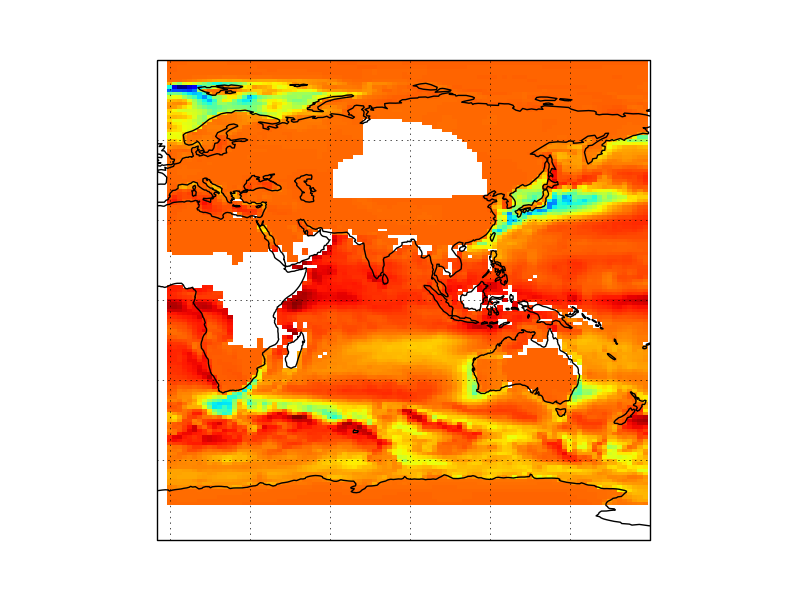

Reproduce this figure in Python.
'''
Test code to demonstrate regridding of ORCA2_M0.25 field via ESMPy.

'''
import cartopy.crs as ccrs
import iris
import iris.fileformats.pp
import iris.plot as iplt
from iris.experimental.regrid_conservative import regrid_conservative_via_esmpy
import matplotlib as mpl
import matplotlib.pyplot as plt
import numpy as np



# Load provided data cube, and grid cube.
ndhf_filepath = ('/project/hadgem3/data/xexoc/ony/'
                 'xexoc_1996_2005_grid_T.nc_nc3')
grid_filepath = ('/data/cr2/hadpd/southern_oc_heat_fluxes/'
                 'net_heat_flux_edwards_method_ann.pp')
ndhf = iris.load_cube(ndhf_filepath, 'Net Downward Heat Flux')
tgt_grid = iris.load_cube(grid_filepath)

# Remove the *1 time dimension.
assert ndhf.shape[0] == 1
ndhf = ndhf[0]

# Attach a default geodesic coord-system (not provided on load).
cs_pc = iris.coord_systems.GeogCS(iris.fileformats.pp.EARTH_RADIUS)
ndhf.coord('longitude').coord_system = cs_pc
ndhf.coord('latitude').coord_system = cs_pc

#
# Mask out the unwanted ORCA2_M0.25 grid regions.
#
# TODO: how do we generalise this ???
#

# Mask areas with "problem" cell bounds (that ESMF will reject).
# These ones are near the grid poles...
ndhf.data[-6:,:6] = np.ma.masked
ndhf.data[-6:,-6:] = np.ma.masked
ndhf.data[-12:, 720-62:720+62] = np.ma.masked
# This is an odd point near the North pole (? could be a mistake in fact ?).
ndhf.data[-2, 1061] = np.ma.masked

# Mask areas that contain overlapping regions of the grid...
# The top row "row[-1]", overlaps row[-3]  (with a left-right reflection).
ndhf.data[-1, :] = np.ma.masked
# The left + right halves of row[-2] overlap.
ix_mid = ndhf.shape[-1] / 2
ndhf.data[-2, ix_mid:] = np.ma.masked
# There is a two-point overlap around the x-seam.
ndhf.data[:, :1] = np.ma.masked
ndhf.data[:, -1:] = np.ma.masked

# Blank out some very large values in the source (which stop it plotting well).
ndhf.data[ndhf.data > 1e6] = np.ma.masked

# Regrid onto the target grid.
ndhf_regridded = regrid_conservative_via_esmpy(ndhf, tgt_grid)

# Display results
plt.figure()
ax = plt.axes(projection=ccrs.PlateCarree())
ax.coastlines()
ax.gridlines()
ax.set_xlim((-5, 185))
ax.set_ylim((-90, 90))
iplt.pcolormesh(ndhf_regridded)
plt.savefig('avd53_orca_regrid_example.png')
plt.show()
